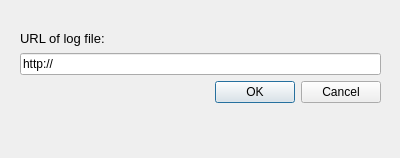
<?xml version="1.0" encoding="UTF-8"?>
<ui version="4.0">
 <class>Dialog</class>
 <widget class="QDialog" name="Dialog">
  <property name="windowModality">
   <enum>Qt::ApplicationModal</enum>
  </property>
  <property name="geometry">
   <rect>
    <x>0</x>
    <y>0</y>
    <width>400</width>
    <height>158</height>
   </rect>
  </property>
  <property name="minimumSize">
   <size>
    <width>100</width>
    <height>100</height>
   </size>
  </property>
  <property name="windowTitle">
   <string>Open log file</string>
  </property>
  <widget class="QWidget" name="">
   <property name="geometry">
    <rect>
     <x>20</x>
     <y>30</y>
     <width>361</width>
     <height>73</height>
    </rect>
   </property>
   <layout class="QVBoxLayout" name="verticalLayout">
    <item>
     <widget class="QLabel" name="Urllabel">
      <property name="font">
       <font>
        <pointsize>10</pointsize>
       </font>
      </property>
      <property name="text">
       <string>URL of log file:</string>
      </property>
     </widget>
    </item>
    <item>
     <widget class="QLineEdit" name="UrlTextbox">
      <property name="text">
       <string>http://</string>
      </property>
     </widget>
    </item>
    <item>
     <widget class="QDialogButtonBox" name="buttonBox">
      <property name="orientation">
       <enum>Qt::Horizontal</enum>
      </property>
      <property name="standardButtons">
       <set>QDialogButtonBox::Cancel|QDialogButtonBox::Ok</set>
      </property>
     </widget>
    </item>
   </layout>
  </widget>
 </widget>
 <resources/>
 <connections>
  <connection>
   <sender>buttonBox</sender>
   <signal>accepted()</signal>
   <receiver>Dialog</receiver>
   <slot>accept()</slot>
   <hints>
    <hint type="sourcelabel">
     <x>248</x>
     <y>254</y>
    </hint>
    <hint type="destinationlabel">
     <x>157</x>
     <y>274</y>
    </hint>
   </hints>
  </connection>
  <connection>
   <sender>buttonBox</sender>
   <signal>rejected()</signal>
   <receiver>Dialog</receiver>
   <slot>reject()</slot>
   <hints>
    <hint type="sourcelabel">
     <x>316</x>
     <y>260</y>
    </hint>
    <hint type="destinationlabel">
     <x>286</x>
     <y>274</y>
    </hint>
   </hints>
  </connection>
 </connections>
</ui>
